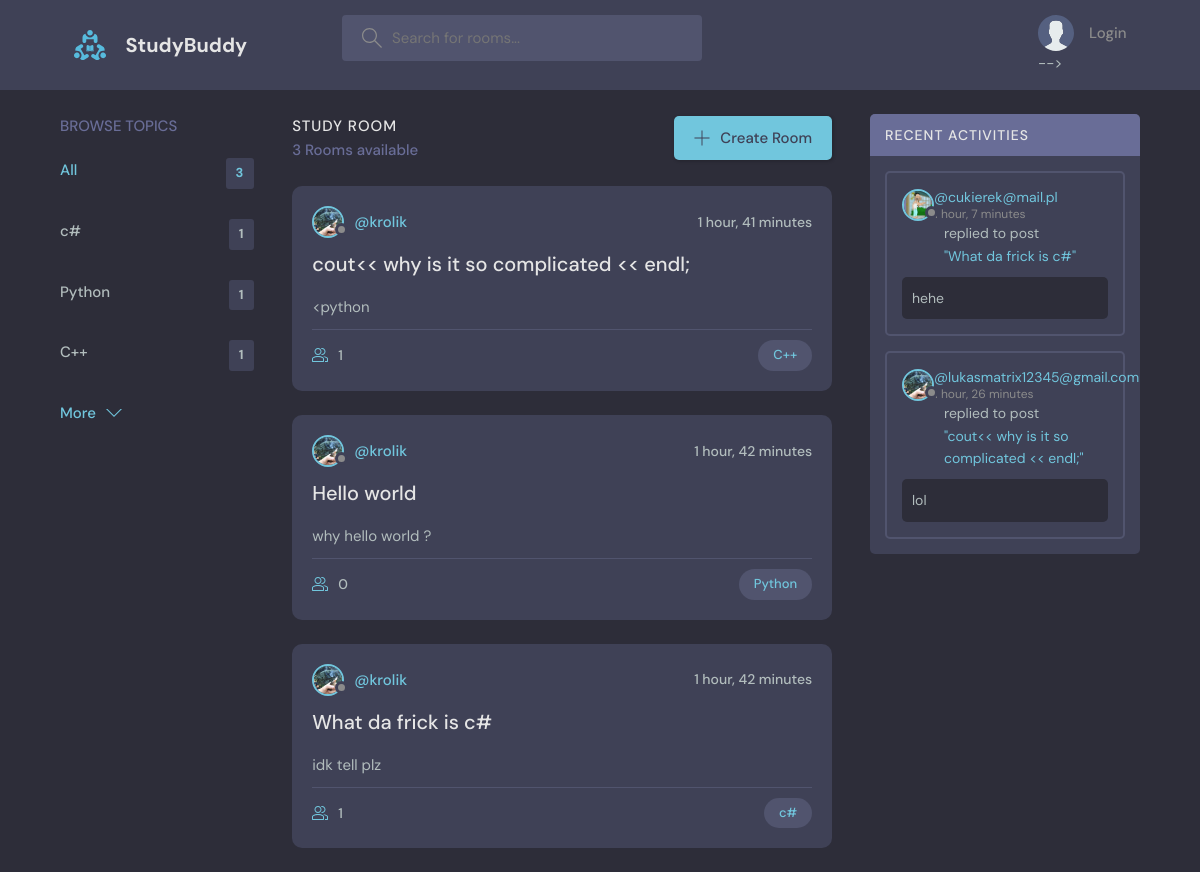
The page / on the database its author committed.
### base/models.py (models this page shows, shortened)
class Topic(models.Model):
    name=models.CharField(max_length=200)

class Room(models.Model):
    host=models.ForeignKey(User, on_delete=models.SET_NULL, null=True)
    topic = models.ForeignKey(Topic, on_delete=models.SET_NULL, null=True)
    name = models.CharField(max_length=200)
    description = models.TextField(null=True, blank=True)
    updated = models.DateTimeField(auto_now=True)
    created = models.DateTimeField(auto_now_add=True)
    participants = models.ManyToManyField(User, related_name='participants', blank=True)
    class Meta:
        ordering = ['-updated', '-created']
    def __str__(self):
        return self.name #  what to write when print()

class User(AbstractUser):
    name=models.CharField(max_length=200, null=True)
    email = models.EmailField(unique=True,null=True)
    bio=models.TextField(null=True)
    avatar=models.ImageField(null=True, default="avatar.svg")
    USERNAME_FIELD = 'email'
    REQUIRED_FIELDS = []

class Message(models.Model):
    user = models.ForeignKey(User, on_delete=models.CASCADE)
    room = models.ForeignKey(Room, on_delete=models.CASCADE)  # CASCADE - if room is deleted all messages are deleted
    body = models.TextField()
    updated = models.DateTimeField(auto_now=True)
    created = models.DateTimeField(auto_now_add=True)
    class Meta:
        ordering = ['-updated', '-created']
    def __str__(self):
        return self.body[0:50]

### base/views.py (the view)
# urls.py: path('', views.home, name="home"),
def home(request):
    q = request.GET.get('q') if request.GET.get('q') is not None else ''
    rooms = Room.objects.filter(Q(topic__name__icontains=q) | Q(name__icontains=q) | Q(description__icontains=q))
    topics = Topic.objects.all()[0:5]
    room_count = rooms.count()
    room_messages = Message.objects.filter(Q(room__topic__name__icontains=q))
    context = {'rooms': rooms, 'topics': topics, 'room_count': room_count, 'room_messages': room_messages}
    return render(request, 'base/home.html', context)

### base/templates/base/home.html (shortened to what this page needs)
<!DOCTYPE html>
{% extends 'main.html' %}
{% block content %}
{% load static %}
<html lang="en">
<head>
    <link rel="stylesheet" href="{% static 'styles/style.css' %}"/>
</head>
<main class="layout layout--3">
    <div class="container">
        {% include 'base/topics_component.html' %}
        <div class="roomList">
            <div class="roomList__header">
                <div>
                    <h2>Study Room</h2>
                    <p>{{room_count}} Rooms available</p>
                </div>
                <a class="btn btn--main" href="{% url 'create_room' %}">
                    <svg version="1.1" xmlns="http://www.w3.org/2000/svg" width="32" height="32" viewBox="0 0 32 32">
                        <title>add</title>
                        <path
                                d="M16.943 0.943h-1.885v14.115h-14.115v1.885h14.115v14.115h1.885v-14.115h14.115v-1.885h-14.115v-14.115z"
                        ></path>
                    </svg>
                    Create Room
                </a>
            </div>
            {% include 'base/feed_component.html' %}
        </div>
        {% include 'base/activity_component.html' %}
    </div>
</main>
{% endblock %}

### base/templates/base/topics_component.html
<div class="topics">
    <div class="topics__header">
        <h2>Browse Topics</h2>
    </div>
    <ul class="topics__list">
        <li>
            <a href="{% url 'home' %}" class="active">All <span>{{topics.count}}</span></a>
        </li>
        {% for topic in topics %}
        <li>
            <a href="{% url 'home' %}?q={{topic.name}}">{{topic.name}}<span>{{topic.room_set.all.count}}</span></a>
            {% endfor %}
    </ul>
    <a class="btn btn--link" href="{% url 'topics' %}">
        More
        <svg version="1.1" xmlns="http://www.w3.org/2000/svg" width="32" height="32" viewBox="0 0 32 32">
            <title>chevron-down</title>
            <path d="M16 21l-13-13h-3l16 16 16-16h-3l-13 13z"></path>
        </svg>
    </a>
</div>

### base/templates/base/feed_component.html (shortened to what this page needs)
    {% for room in rooms %}
    <div class="roomListRoom">
        <div class="roomListRoom__header">
            <a href="{% url 'user_profile' room.host.id %}" class="roomListRoom__author">
                <div class="avatar avatar--small">
                    <img src="{{room.host.avatar.url}}"/>
                </div>
                <span>@{{room.host.username}}</span>
            </a>
            <div class="roomListRoom__actions">
                <span>{{room.created|timesince}}</span>
            </div>
        </div>
        <div class="roomListRoom__content">
            <a href="{% url 'room' room.id %}">{{room.name}}</a>
            <p>
                {{room.description|truncatewords:30}}
            </p>
        </div>
        <div class="roomListRoom__meta">
            <a href="{% url 'room' room.id %}" class="roomListRoom__joined">
                {{room.participants.all.count}}
            </a>
            <p class="roomListRoom__topic"><a href="{% url 'home' %}?q={{room.topic.name}}">{{room.topic.name}}</a></p>
        </div>
    </div>
    {% endfor %}

### base/templates/base/activity_component.html (shortened to what this page needs)
<div class="activities">
    <div class="activities__header">
        <h2>Recent Activities</h2>
    </div>
    {% for message in room_messages %}
    <div class="activities__box">
        <div class="activities__boxHeader roomListRoom__header">
            <a href="profile.html" class="roomListRoom__author">
                <div class="avatar avatar--small">
                    <img src="{{message.user.avatar.url}}"/>
                </div>
                <p>
                    <a href="{% url 'user_profile' message.user.id %}">@{{message.user}}</a>
                    <span>{{message.created|timesince}}</span>
                </p>
            </a>
        </div>
        <div class="activities__boxContent">
            <p>replied to post <a href="{% url 'room' message.room.id %}">"{{message.room}}"</a></p>
            <div class="activities__boxRoomContent">
                <p>{{message|truncatewords:75}}</p>
            </div>
        </div>
    </div>
    {% endfor %}
</div>

### rows shown on the page
Topic: name "c#", room_set.all.count "1"
Topic: name "Python", room_set.all.count "1"
Topic: name "C++", room_set.all.count "1"
Room: host.avatar (picture), host.username "krolik", created "1 hour, 41 minutes", name "cout<< why is it so complicated << endl;", description "<python", participants.all.count "1", topic.name "C++"
Room: host.avatar (picture), host.username "krolik", created "1 hour, 42 minutes", name "Hello world", description "why hello world ?", participants.all.count "0", topic.name "Python"
Room: host.avatar (picture), host.username "krolik", created "1 hour, 42 minutes", name "What da frick is c#", description "idk tell plz", participants.all.count "1", topic.name "c#"
Message: user.avatar (picture), user "cukierek@mail.pl", created "1 hour, 7 minutes", room "What da frick is c#", body "hehe"
Message: user.avatar (picture), user "lukasmatrix12345@gmail.com", created "1 hour, 26 minutes", room "cout<< why is it so complicated << endl;", body "lol"

### other values the page prints
{{ topics.count }} "3"
{{ room_count }} "3"
